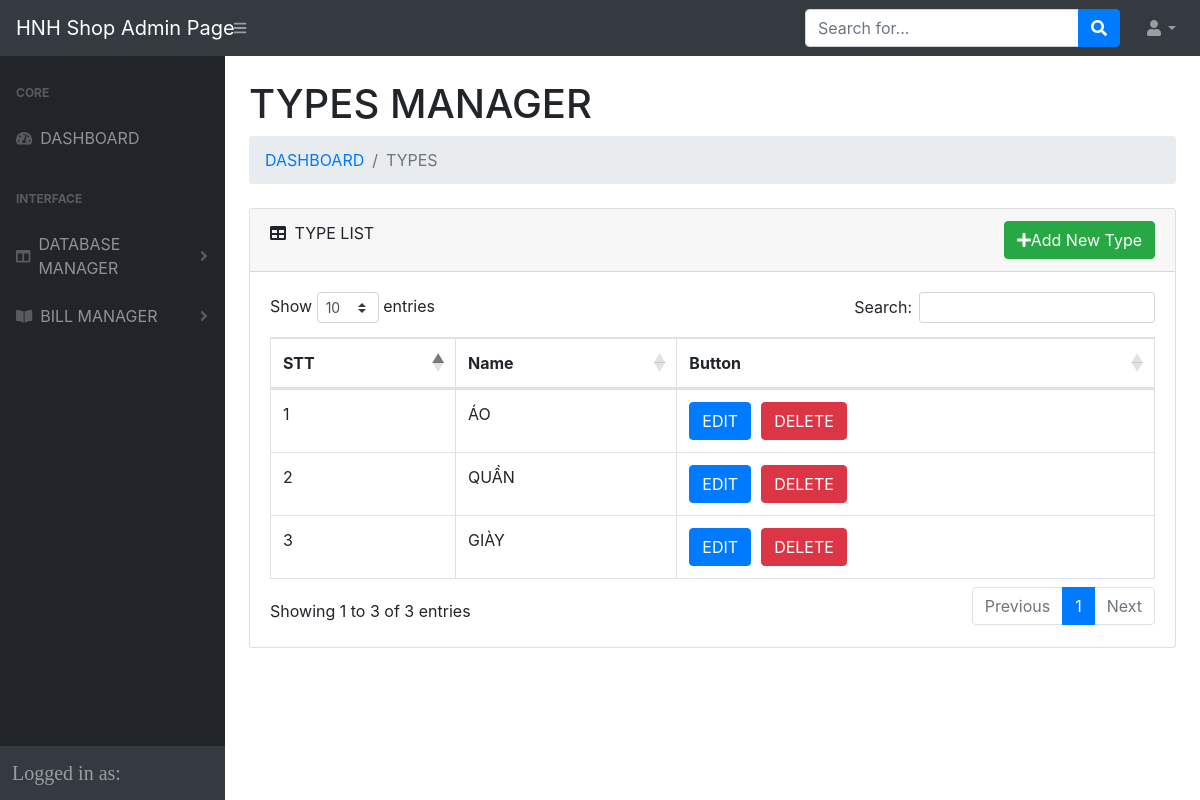
The page /admin-test/TYPES.php on the database its author committed.
### tables this page shows
CREATE TABLE `types` (
  `id` int(11) NOT NULL,
  `nametype` varchar(255) NOT NULL
);

### models/DataProvider.php (called while the page is built, shortened)
<?php
class DataProvider
{
	private $link;
	function __construct()
	{
		$this->link = new PDO("mysql:host=localhost;dbname=sellclothes",'root','');
		$this->link->exec("set names utf8mb4_unicode_ci");
		$this->link->setAttribute(PDO::ATTR_ERRMODE, PDO::ERRMODE_EXCEPTION);
	}
	function FetchAll($sql)
	{
		$db=$this->link->prepare($sql);
		$db->execute();
		$result=$db->fetchAll(\PDO::FETCH_ASSOC);
		return $result;
	}
	function __destruct()
	{
		$this->link=null;
	}
}
?>

### admin-test/TYPES.php (the view, shortened to what this page needs)
<?php
include_once("../models/DataProvider.php");
?>
<!DOCTYPE html>
<html lang="en">
    <head>
        <link href="css/styles.css" rel="stylesheet" />
        <link href="https://cdn.datatables.net/1.10.20/css/dataTables.bootstrap4.min.css" rel="stylesheet" />
    </head>
    <body>
        <nav class="sb-topnav navbar navbar-expand navbar-dark bg-dark">
            <a class="navbar-brand" href="index.php">HNH Shop Admin Page</a>
            <button class="btn btn-link btn-sm order-1 order-lg-0" id="sidebarToggle" href="#"><i class="fas fa-bars"></i></button>
            <form class="d-none d-md-inline-block form-inline ml-auto mr-0 mr-md-3 my-2 my-md-0">
                <div class="input-group">
                    <input class="form-control" type="text" placeholder="Search for..." aria-label="Search" aria-describedby="basic-addon2" />
                    <div class="input-group-append">
                        <button class="btn btn-primary" type="button"><i class="fas fa-search"></i></button>
                    </div>
                </div>
            </form>
            <ul class="navbar-nav ml-auto ml-md-0">
                <li class="nav-item dropdown">
                    <a class="nav-link dropdown-toggle" id="userDropdown" href="#" role="button" data-toggle="dropdown" aria-haspopup="true" aria-expanded="false"><i class="fas fa-user fa-fw"></i></a>
                </li>
            </ul>
        </nav>
        <div id="layoutSidenav">
            <?php
                include_once('menu-slide.php');
            ?>
            <div id="layoutSidenav_content">
                <main>
                    <div class="container-fluid">
                        <h1 class="mt-4">TYPES MANAGER</h1>
                        <ol class="breadcrumb mb-4">
                            <li class="breadcrumb-item"><a href="index.php">DASHBOARD</a></li>
                            <li class="breadcrumb-item active">TYPES</li>
                        </ol>
<div class="card mb-4">
    <div class="card-header" >
        <i class="fas fa-table mr-1"></i>
        TYPE LIST
        <div style="float:right">
            <button class='btn-add btn btn-success'  data-toggle='modal' data-target='#AddModal'><i class="fa fa-plus" aria-hidden="true"></i>Add New Type </button>
        </div>
    </div>
    <div class="card-body">
        <div class="table-responsive" >
            <table class="table table-bordered" id="dataTable" width="100%" cellspacing="0">
                    <thead>
                        <tr>
                            <th>STT</th>
                            <th>Name</th>
                            <th>Button</th>
                        </tr>
                    </thead>
                    <tbody>
                        <?php
                           include_once("../models/DataProvider.php");
                            $db=new DataProvider();
                            $sql="SELECT * FROM types";
                            $array=$db->FetchAll($sql);
                            $i=1;
                            foreach($array as $type){
                                if($type['id']>0){
                                echo "<tr>";
                                    echo "<td class='id' data-id=$type[id]>$i</td>";
                                    echo "<td class='name' >$type[nametype]</td>";
                                    echo "<td><button class='btn-edit btn btn-primary' data-toggle='modal' data-target='#exampleModal'>EDIT</button>";
                                    echo "<button class='btn-delete btn btn-danger' style='margin-left:10px' >DELETE</button></td>";
                                echo "</tr>";
                                $i++;
                                }
                            }
                            ?>
                    </tbody>
                </table>
                </div>
            </div>
        </div>
    </div>
</div>
    </div>
    </body>
</html>

### rows shown on the page
types: nametype "ÁO"
types: nametype "QUẦN"
types: nametype "GIÀY"
